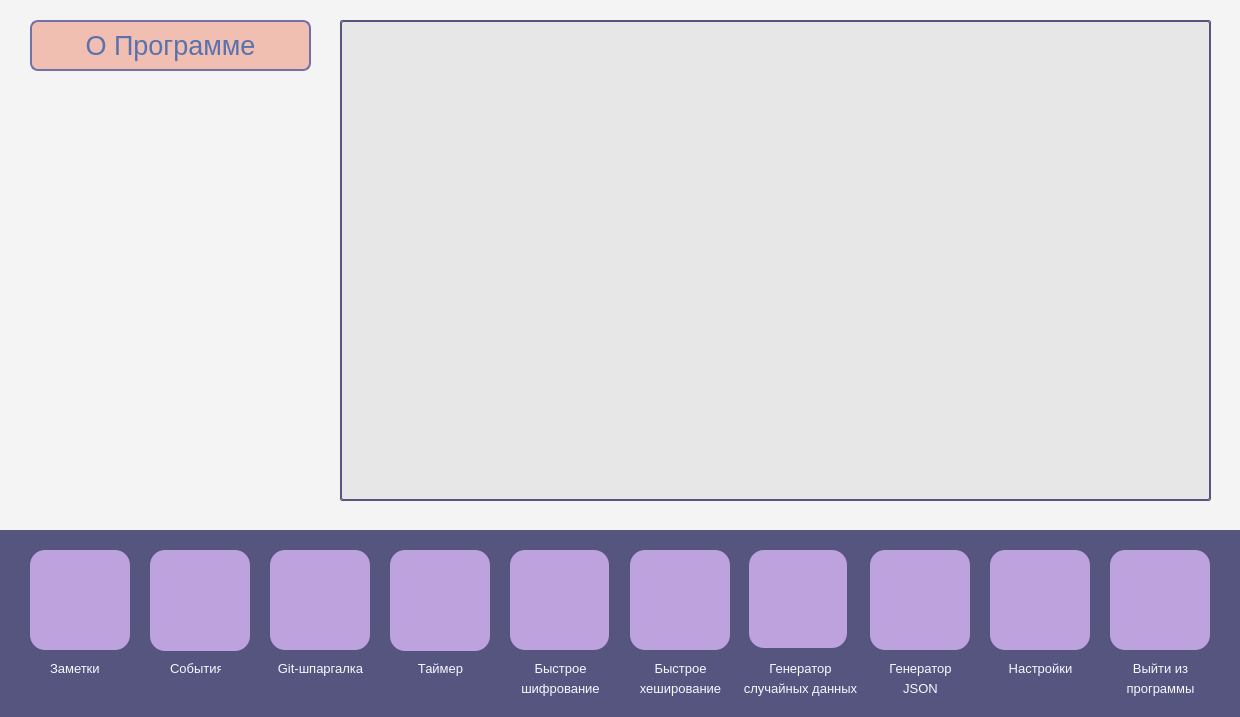
<?xml version="1.0" encoding="UTF-8"?>
<ui version="4.0">
 <class>Menu</class>
 <widget class="QDialog" name="Menu">
  <property name="geometry">
   <rect>
    <x>0</x>
    <y>0</y>
    <width>1240</width>
    <height>717</height>
   </rect>
  </property>
  <property name="windowTitle">
   <string>Менюшка</string>
  </property>
  <property name="styleSheet">
   <string notr="true">background-color: rgb(244, 244, 244);</string>
  </property>
  <widget class="QPushButton" name="pushButtonNotes">
   <property name="enabled">
    <bool>true</bool>
   </property>
   <property name="geometry">
    <rect>
     <x>30</x>
     <y>550</y>
     <width>100</width>
     <height>100</height>
    </rect>
   </property>
   <property name="sizePolicy">
    <sizepolicy hsizetype="Minimum" vsizetype="Fixed">
     <horstretch>0</horstretch>
     <verstretch>0</verstretch>
    </sizepolicy>
   </property>
   <property name="font">
    <font>
     <stylestrategy>PreferDefault</stylestrategy>
    </font>
   </property>
   <property name="contextMenuPolicy">
    <enum>Qt::ContextMenuPolicy::DefaultContextMenu</enum>
   </property>
   <property name="autoFillBackground">
    <bool>false</bool>
   </property>
   <property name="styleSheet">
    <string notr="true">

QPushButton {
background-color: rgb(189, 162, 222);

background-image: url(:/res/img/icons_ver3/notes_icon.png);
background-position: center;
background-repeat: no-repeat;
 border-radius: 15px;
}
QPushButton:hover {
	background-color: rgb(160, 139, 202);
}
QPushButton:pressed {
	background-color: rgb(121, 95, 153);
}</string>
   </property>
   <property name="text">
    <string/>
   </property>
   <property name="autoDefault">
    <bool>true</bool>
   </property>
   <property name="default">
    <bool>false</bool>
   </property>
   <property name="flat">
    <bool>false</bool>
   </property>
  </widget>
  <widget class="QPushButton" name="pushButtonEvents">
   <property name="geometry">
    <rect>
     <x>150</x>
     <y>550</y>
     <width>100</width>
     <height>101</height>
    </rect>
   </property>
   <property name="autoFillBackground">
    <bool>false</bool>
   </property>
   <property name="styleSheet">
    <string notr="true">

QPushButton {
background-color: rgb(189, 162, 222);

background-image: url(:/res/img/icons_ver3/events_icon.png);
background-position: center;
background-repeat: no-repeat;
 border-radius: 15px;
}
QPushButton:hover {
	background-color: rgb(160, 139, 202);
}
QPushButton:pressed {
	background-color: rgb(121, 95, 153);
}</string>
   </property>
   <property name="text">
    <string/>
   </property>
   <property name="flat">
    <bool>false</bool>
   </property>
  </widget>
  <widget class="QPushButton" name="pushButtonAboutGit">
   <property name="geometry">
    <rect>
     <x>270</x>
     <y>550</y>
     <width>100</width>
     <height>100</height>
    </rect>
   </property>
   <property name="styleSheet">
    <string notr="true">

QPushButton {
background-color: rgb(189, 162, 222);

background-image: url(:/res/img/icons_ver3/git_icon.png);
background-position: center;
background-repeat: no-repeat;
 border-radius: 15px;
}
QPushButton:hover {
	background-color: rgb(160, 139, 202);
}
QPushButton:pressed {
	background-color: rgb(121, 95, 153);
}</string>
   </property>
   <property name="text">
    <string/>
   </property>
   <property name="flat">
    <bool>false</bool>
   </property>
  </widget>
  <widget class="QPushButton" name="pushButtonTimer">
   <property name="geometry">
    <rect>
     <x>390</x>
     <y>550</y>
     <width>100</width>
     <height>101</height>
    </rect>
   </property>
   <property name="styleSheet">
    <string notr="true">

QPushButton {
background-color: rgb(189, 162, 222);

background-image: url(:/res/img/icons_ver3/timer_icon.png);
background-position: center;
background-repeat: no-repeat;
 border-radius: 15px;
}
QPushButton:hover {
	background-color: rgb(160, 139, 202);
}
QPushButton:pressed {
	background-color: rgb(121, 95, 153);
}</string>
   </property>
   <property name="text">
    <string/>
   </property>
   <property name="flat">
    <bool>false</bool>
   </property>
  </widget>
  <widget class="QPushButton" name="pushButtonFastEncryption">
   <property name="geometry">
    <rect>
     <x>510</x>
     <y>550</y>
     <width>99</width>
     <height>100</height>
    </rect>
   </property>
   <property name="styleSheet">
    <string notr="true">

QPushButton {
background-color: rgb(189, 162, 222);

background-image: url(:/res/img/icons_ver3/encrypt_icon.png);
background-position: center;
background-repeat: no-repeat;
 border-radius: 15px;
}
QPushButton:hover {
	background-color: rgb(160, 139, 202);
}
QPushButton:pressed {
	background-color: rgb(121, 95, 153);
}</string>
   </property>
   <property name="text">
    <string/>
   </property>
   <property name="flat">
    <bool>false</bool>
   </property>
  </widget>
  <widget class="QPushButton" name="pushButtonFastHashing">
   <property name="geometry">
    <rect>
     <x>630</x>
     <y>550</y>
     <width>100</width>
     <height>100</height>
    </rect>
   </property>
   <property name="styleSheet">
    <string notr="true">

QPushButton {
background-color: rgb(189, 162, 222);

background-image: url(:/res/img/icons_ver3/hash_icon.png);
background-position: center;
background-repeat: no-repeat;
 border-radius: 15px;
}
QPushButton:hover {
	background-color: rgb(160, 139, 202);
}
QPushButton:pressed {
	background-color: rgb(121, 95, 153);
}</string>
   </property>
   <property name="text">
    <string/>
   </property>
   <property name="flat">
    <bool>false</bool>
   </property>
  </widget>
  <widget class="QPushButton" name="pushButtonSimpleJsonGenerator">
   <property name="geometry">
    <rect>
     <x>870</x>
     <y>550</y>
     <width>100</width>
     <height>100</height>
    </rect>
   </property>
   <property name="styleSheet">
    <string notr="true">

QPushButton {
background-color: rgb(189, 162, 222);

background-image: url(:/res/img/icons_ver3/json_icon.png);
background-position: center;
background-repeat: no-repeat;
 border-radius: 15px;
}
QPushButton:hover {
	background-color: rgb(160, 139, 202);
}
QPushButton:pressed {
	background-color: rgb(121, 95, 153);
}</string>
   </property>
   <property name="text">
    <string/>
   </property>
   <property name="autoDefault">
    <bool>true</bool>
   </property>
   <property name="flat">
    <bool>false</bool>
   </property>
  </widget>
  <widget class="QPushButton" name="pushButtonSimpleDataGenerator">
   <property name="geometry">
    <rect>
     <x>749</x>
     <y>550</y>
     <width>98</width>
     <height>98</height>
    </rect>
   </property>
   <property name="styleSheet">
    <string notr="true">

QPushButton {
background-color: rgb(189, 162, 222);

background-image: url(:/res/img/icons_ver3/random-gen_icon.png);
background-position: center;
background-repeat: no-repeat;
 border-radius: 15px;
}
QPushButton:hover {
	background-color: rgb(160, 139, 202);
}
QPushButton:pressed {
	background-color: rgb(121, 95, 153);
}</string>
   </property>
   <property name="text">
    <string/>
   </property>
   <property name="flat">
    <bool>false</bool>
   </property>
  </widget>
  <widget class="QPushButton" name="pushButtonSettings">
   <property name="geometry">
    <rect>
     <x>990</x>
     <y>550</y>
     <width>100</width>
     <height>100</height>
    </rect>
   </property>
   <property name="styleSheet">
    <string notr="true">

QPushButton {
background-color: rgb(189, 162, 222);

background-image: url(:/res/img/icons_ver3/settings_icon.png);
background-position: center;
background-repeat: no-repeat;
 border-radius: 15px;
}
QPushButton:hover {
	background-color: rgb(160, 139, 202);
}
QPushButton:pressed {
	background-color: rgb(121, 95, 153);
}</string>
   </property>
   <property name="text">
    <string/>
   </property>
   <property name="flat">
    <bool>false</bool>
   </property>
  </widget>
  <widget class="QPushButton" name="pushButtonCloseCodeka">
   <property name="geometry">
    <rect>
     <x>1110</x>
     <y>550</y>
     <width>100</width>
     <height>100</height>
    </rect>
   </property>
   <property name="statusTip">
    <string/>
   </property>
   <property name="styleSheet">
    <string notr="true">

QPushButton {
background-color: rgb(189, 162, 222);

background-image: url(:/res/img/icons_ver3/close_icon.png);
background-position: center;
background-repeat: no-repeat;
 border-radius: 15px;
}
QPushButton:hover {
	background-color: rgb(160, 139, 202);
}
QPushButton:pressed {
	background-color: rgb(121, 95, 153);
}</string>
   </property>
   <property name="text">
    <string/>
   </property>
   <property name="flat">
    <bool>false</bool>
   </property>
  </widget>
  <widget class="QPushButton" name="pushButtonAbout">
   <property name="geometry">
    <rect>
     <x>30</x>
     <y>20</y>
     <width>281</width>
     <height>51</height>
    </rect>
   </property>
   <property name="font">
    <font>
     <family>Yu Gothic UI</family>
     <pointsize>20</pointsize>
     <bold>false</bold>
    </font>
   </property>
   <property name="styleSheet">
    <string notr="true">


QPushButton {
background-color: rgb(240, 191, 178);
color: rgb(89, 114, 174);
border: 2px solid rgb(113, 113, 168);
border-radius: 8px;

}
QPushButton:hover {
	background-color: rgb(104, 104, 156);
	color: rgb(248, 248, 248);
}
QPushButton:pressed {
	background-color: rgb(70, 70, 104);
	color: rgb(248, 248, 248);
}</string>
   </property>
   <property name="text">
    <string>О Программе</string>
   </property>
  </widget>
  <widget class="QLabel" name="label_for_buttons">
   <property name="geometry">
    <rect>
     <x>-10</x>
     <y>530</y>
     <width>1251</width>
     <height>191</height>
    </rect>
   </property>
   <property name="styleSheet">
    <string notr="true">background-color: rgb(85, 85, 127);</string>
   </property>
   <property name="text">
    <string/>
   </property>
  </widget>
  <widget class="QLabel" name="codekaPic">
   <property name="geometry">
    <rect>
     <x>30</x>
     <y>90</y>
     <width>281</width>
     <height>411</height>
    </rect>
   </property>
   <property name="styleSheet">
    <string notr="true">background-image: url(:/res/img/menu_pics/neko_in_front_of_comp.png);
background-size: contain;</string>
   </property>
   <property name="text">
    <string/>
   </property>
  </widget>
  <widget class="QStackedWidget" name="stackedWidget">
   <property name="geometry">
    <rect>
     <x>340</x>
     <y>20</y>
     <width>871</width>
     <height>481</height>
    </rect>
   </property>
   <property name="styleSheet">
    <string notr="true">background-color: rgb(231, 231, 231);
border-radius: 2px;
border: 1px solid rgb(85, 85, 127);;
</string>
   </property>
   <property name="currentIndex">
    <number>2</number>
   </property>
   <widget class="QWidget" name="notes"/>
   <widget class="QWidget" name="events"/>
   <widget class="QWidget" name="page"/>
  </widget>
  <widget class="QLabel" name="label">
   <property name="geometry">
    <rect>
     <x>50</x>
     <y>660</y>
     <width>49</width>
     <height>16</height>
    </rect>
   </property>
   <property name="font">
    <font>
     <family>Yu Gothic UI</family>
     <pointsize>10</pointsize>
    </font>
   </property>
   <property name="styleSheet">
    <string notr="true">background-color: rgba(255, 255, 255, 0);
color: rgb(248, 247, 255);</string>
   </property>
   <property name="text">
    <string>Заметки</string>
   </property>
  </widget>
  <widget class="QLabel" name="label_2">
   <property name="geometry">
    <rect>
     <x>170</x>
     <y>660</y>
     <width>51</width>
     <height>16</height>
    </rect>
   </property>
   <property name="font">
    <font>
     <family>Yu Gothic UI</family>
     <pointsize>10</pointsize>
    </font>
   </property>
   <property name="styleSheet">
    <string notr="true">background-color: rgba(255, 255, 255, 0);
color: rgb(248, 247, 255);</string>
   </property>
   <property name="text">
    <string>События</string>
   </property>
  </widget>
  <widget class="QLabel" name="label_3">
   <property name="geometry">
    <rect>
     <x>270</x>
     <y>660</y>
     <width>101</width>
     <height>16</height>
    </rect>
   </property>
   <property name="font">
    <font>
     <family>Yu Gothic UI</family>
     <pointsize>10</pointsize>
    </font>
   </property>
   <property name="styleSheet">
    <string notr="true">background-color: rgba(255, 255, 255, 0);
color: rgb(248, 247, 255);
</string>
   </property>
   <property name="text">
    <string>Git-шпаргалка</string>
   </property>
   <property name="alignment">
    <set>Qt::AlignmentFlag::AlignCenter</set>
   </property>
  </widget>
  <widget class="QLabel" name="label_4">
   <property name="geometry">
    <rect>
     <x>390</x>
     <y>660</y>
     <width>101</width>
     <height>16</height>
    </rect>
   </property>
   <property name="font">
    <font>
     <family>Yu Gothic UI</family>
     <pointsize>10</pointsize>
    </font>
   </property>
   <property name="styleSheet">
    <string notr="true">background-color: rgba(255, 255, 255, 0);
color: rgb(248, 247, 255);
</string>
   </property>
   <property name="text">
    <string>Таймер</string>
   </property>
   <property name="alignment">
    <set>Qt::AlignmentFlag::AlignCenter</set>
   </property>
  </widget>
  <widget class="QLabel" name="label_6">
   <property name="geometry">
    <rect>
     <x>510</x>
     <y>660</y>
     <width>101</width>
     <height>16</height>
    </rect>
   </property>
   <property name="font">
    <font>
     <family>Yu Gothic UI</family>
     <pointsize>10</pointsize>
    </font>
   </property>
   <property name="styleSheet">
    <string notr="true">background-color: rgba(255, 255, 255, 0);
color: rgb(248, 247, 255);
</string>
   </property>
   <property name="text">
    <string>Быстрое</string>
   </property>
   <property name="alignment">
    <set>Qt::AlignmentFlag::AlignCenter</set>
   </property>
  </widget>
  <widget class="QLabel" name="label_7">
   <property name="geometry">
    <rect>
     <x>510</x>
     <y>680</y>
     <width>101</width>
     <height>16</height>
    </rect>
   </property>
   <property name="font">
    <font>
     <family>Yu Gothic UI</family>
     <pointsize>10</pointsize>
    </font>
   </property>
   <property name="styleSheet">
    <string notr="true">background-color: rgba(255, 255, 255, 0);
color: rgb(248, 247, 255);
</string>
   </property>
   <property name="text">
    <string>шифрование</string>
   </property>
   <property name="alignment">
    <set>Qt::AlignmentFlag::AlignCenter</set>
   </property>
  </widget>
  <widget class="QLabel" name="label_8">
   <property name="geometry">
    <rect>
     <x>630</x>
     <y>680</y>
     <width>101</width>
     <height>16</height>
    </rect>
   </property>
   <property name="font">
    <font>
     <family>Yu Gothic UI</family>
     <pointsize>10</pointsize>
    </font>
   </property>
   <property name="styleSheet">
    <string notr="true">background-color: rgba(255, 255, 255, 0);
color: rgb(248, 247, 255);
</string>
   </property>
   <property name="text">
    <string>хеширование</string>
   </property>
   <property name="alignment">
    <set>Qt::AlignmentFlag::AlignCenter</set>
   </property>
  </widget>
  <widget class="QLabel" name="label_9">
   <property name="geometry">
    <rect>
     <x>630</x>
     <y>660</y>
     <width>101</width>
     <height>16</height>
    </rect>
   </property>
   <property name="font">
    <font>
     <family>Yu Gothic UI</family>
     <pointsize>10</pointsize>
    </font>
   </property>
   <property name="styleSheet">
    <string notr="true">background-color: rgba(255, 255, 255, 0);
color: rgb(248, 247, 255);
</string>
   </property>
   <property name="text">
    <string>Быстрое</string>
   </property>
   <property name="alignment">
    <set>Qt::AlignmentFlag::AlignCenter</set>
   </property>
  </widget>
  <widget class="QLabel" name="label_10">
   <property name="geometry">
    <rect>
     <x>740</x>
     <y>680</y>
     <width>121</width>
     <height>16</height>
    </rect>
   </property>
   <property name="font">
    <font>
     <family>Yu Gothic UI</family>
     <pointsize>10</pointsize>
    </font>
   </property>
   <property name="styleSheet">
    <string notr="true">background-color: rgba(255, 255, 255, 0);
color: rgb(248, 247, 255);
</string>
   </property>
   <property name="text">
    <string>случайных данных</string>
   </property>
   <property name="alignment">
    <set>Qt::AlignmentFlag::AlignCenter</set>
   </property>
  </widget>
  <widget class="QLabel" name="label_11">
   <property name="geometry">
    <rect>
     <x>750</x>
     <y>660</y>
     <width>101</width>
     <height>16</height>
    </rect>
   </property>
   <property name="font">
    <font>
     <family>Yu Gothic UI</family>
     <pointsize>10</pointsize>
    </font>
   </property>
   <property name="styleSheet">
    <string notr="true">background-color: rgba(255, 255, 255, 0);
color: rgb(248, 247, 255);
</string>
   </property>
   <property name="text">
    <string>Генератор</string>
   </property>
   <property name="alignment">
    <set>Qt::AlignmentFlag::AlignCenter</set>
   </property>
  </widget>
  <widget class="QLabel" name="label_12">
   <property name="geometry">
    <rect>
     <x>870</x>
     <y>660</y>
     <width>101</width>
     <height>16</height>
    </rect>
   </property>
   <property name="font">
    <font>
     <family>Yu Gothic UI</family>
     <pointsize>10</pointsize>
    </font>
   </property>
   <property name="styleSheet">
    <string notr="true">background-color: rgba(255, 255, 255, 0);
color: rgb(248, 247, 255);
</string>
   </property>
   <property name="text">
    <string>Генератор</string>
   </property>
   <property name="alignment">
    <set>Qt::AlignmentFlag::AlignCenter</set>
   </property>
  </widget>
  <widget class="QLabel" name="label_13">
   <property name="geometry">
    <rect>
     <x>870</x>
     <y>680</y>
     <width>101</width>
     <height>16</height>
    </rect>
   </property>
   <property name="font">
    <font>
     <family>Yu Gothic UI</family>
     <pointsize>10</pointsize>
    </font>
   </property>
   <property name="styleSheet">
    <string notr="true">background-color: rgba(255, 255, 255, 0);
color: rgb(248, 247, 255);
</string>
   </property>
   <property name="text">
    <string>JSON</string>
   </property>
   <property name="alignment">
    <set>Qt::AlignmentFlag::AlignCenter</set>
   </property>
  </widget>
  <widget class="QLabel" name="label_14">
   <property name="geometry">
    <rect>
     <x>990</x>
     <y>660</y>
     <width>101</width>
     <height>16</height>
    </rect>
   </property>
   <property name="font">
    <font>
     <family>Yu Gothic UI</family>
     <pointsize>10</pointsize>
    </font>
   </property>
   <property name="styleSheet">
    <string notr="true">background-color: rgba(255, 255, 255, 0);
color: rgb(248, 247, 255);
</string>
   </property>
   <property name="text">
    <string>Настройки</string>
   </property>
   <property name="alignment">
    <set>Qt::AlignmentFlag::AlignCenter</set>
   </property>
  </widget>
  <widget class="QLabel" name="label_15">
   <property name="geometry">
    <rect>
     <x>1110</x>
     <y>660</y>
     <width>101</width>
     <height>16</height>
    </rect>
   </property>
   <property name="font">
    <font>
     <family>Yu Gothic UI</family>
     <pointsize>10</pointsize>
    </font>
   </property>
   <property name="styleSheet">
    <string notr="true">background-color: rgba(255, 255, 255, 0);
color: rgb(248, 247, 255);
</string>
   </property>
   <property name="text">
    <string>Выйти из</string>
   </property>
   <property name="alignment">
    <set>Qt::AlignmentFlag::AlignCenter</set>
   </property>
  </widget>
  <widget class="QLabel" name="label_16">
   <property name="geometry">
    <rect>
     <x>1110</x>
     <y>680</y>
     <width>101</width>
     <height>16</height>
    </rect>
   </property>
   <property name="font">
    <font>
     <family>Yu Gothic UI</family>
     <pointsize>10</pointsize>
    </font>
   </property>
   <property name="styleSheet">
    <string notr="true">background-color: rgba(255, 255, 255, 0);
color: rgb(248, 247, 255);
</string>
   </property>
   <property name="text">
    <string>программы</string>
   </property>
   <property name="alignment">
    <set>Qt::AlignmentFlag::AlignCenter</set>
   </property>
  </widget>
  <zorder>label_for_buttons</zorder>
  <zorder>pushButtonNotes</zorder>
  <zorder>pushButtonEvents</zorder>
  <zorder>pushButtonAboutGit</zorder>
  <zorder>pushButtonTimer</zorder>
  <zorder>pushButtonFastEncryption</zorder>
  <zorder>pushButtonFastHashing</zorder>
  <zorder>pushButtonSimpleJsonGenerator</zorder>
  <zorder>pushButtonSimpleDataGenerator</zorder>
  <zorder>pushButtonSettings</zorder>
  <zorder>pushButtonCloseCodeka</zorder>
  <zorder>pushButtonAbout</zorder>
  <zorder>codekaPic</zorder>
  <zorder>stackedWidget</zorder>
  <zorder>label</zorder>
  <zorder>label_2</zorder>
  <zorder>label_3</zorder>
  <zorder>label_4</zorder>
  <zorder>label_6</zorder>
  <zorder>label_7</zorder>
  <zorder>label_8</zorder>
  <zorder>label_9</zorder>
  <zorder>label_10</zorder>
  <zorder>label_11</zorder>
  <zorder>label_12</zorder>
  <zorder>label_13</zorder>
  <zorder>label_14</zorder>
  <zorder>label_15</zorder>
  <zorder>label_16</zorder>
 </widget>
 <resources/>
 <connections/>
</ui>
